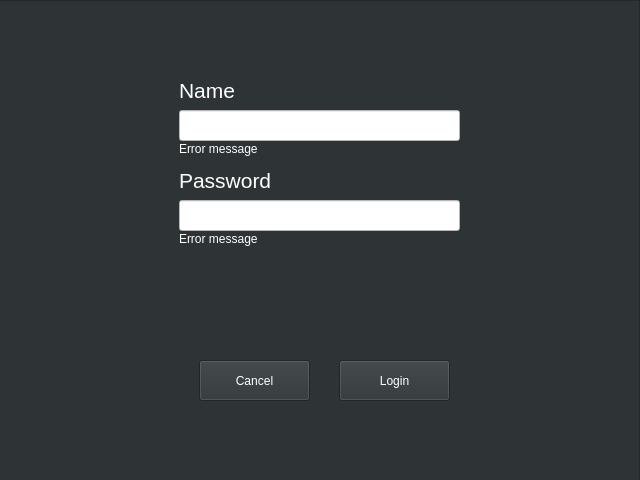
<?xml version="1.0" encoding="UTF-8"?>
<ui version="4.0">
 <class>MainWindow</class>
 <widget class="QMainWindow" name="MainWindow">
  <property name="geometry">
   <rect>
    <x>0</x>
    <y>0</y>
    <width>640</width>
    <height>480</height>
   </rect>
  </property>
  <property name="palette">
   <palette>
    <active>
     <colorrole role="WindowText">
      <brush brushstyle="SolidPattern">
       <color alpha="255">
        <red>255</red>
        <green>255</green>
        <blue>255</blue>
       </color>
      </brush>
     </colorrole>
     <colorrole role="Button">
      <brush brushstyle="SolidPattern">
       <color alpha="255">
        <red>46</red>
        <green>52</green>
        <blue>54</blue>
       </color>
      </brush>
     </colorrole>
     <colorrole role="Light">
      <brush brushstyle="SolidPattern">
       <color alpha="255">
        <red>69</red>
        <green>78</green>
        <blue>81</blue>
       </color>
      </brush>
     </colorrole>
     <colorrole role="Midlight">
      <brush brushstyle="SolidPattern">
       <color alpha="255">
        <red>57</red>
        <green>65</green>
        <blue>67</blue>
       </color>
      </brush>
     </colorrole>
     <colorrole role="Dark">
      <brush brushstyle="SolidPattern">
       <color alpha="255">
        <red>23</red>
        <green>26</green>
        <blue>27</blue>
       </color>
      </brush>
     </colorrole>
     <colorrole role="Mid">
      <brush brushstyle="SolidPattern">
       <color alpha="255">
        <red>31</red>
        <green>35</green>
        <blue>36</blue>
       </color>
      </brush>
     </colorrole>
     <colorrole role="Text">
      <brush brushstyle="SolidPattern">
       <color alpha="255">
        <red>255</red>
        <green>255</green>
        <blue>255</blue>
       </color>
      </brush>
     </colorrole>
     <colorrole role="BrightText">
      <brush brushstyle="SolidPattern">
       <color alpha="255">
        <red>255</red>
        <green>255</green>
        <blue>255</blue>
       </color>
      </brush>
     </colorrole>
     <colorrole role="ButtonText">
      <brush brushstyle="SolidPattern">
       <color alpha="255">
        <red>255</red>
        <green>255</green>
        <blue>255</blue>
       </color>
      </brush>
     </colorrole>
     <colorrole role="Base">
      <brush brushstyle="SolidPattern">
       <color alpha="255">
        <red>0</red>
        <green>0</green>
        <blue>0</blue>
       </color>
      </brush>
     </colorrole>
     <colorrole role="Window">
      <brush brushstyle="SolidPattern">
       <color alpha="255">
        <red>46</red>
        <green>52</green>
        <blue>54</blue>
       </color>
      </brush>
     </colorrole>
     <colorrole role="Shadow">
      <brush brushstyle="SolidPattern">
       <color alpha="255">
        <red>0</red>
        <green>0</green>
        <blue>0</blue>
       </color>
      </brush>
     </colorrole>
     <colorrole role="AlternateBase">
      <brush brushstyle="SolidPattern">
       <color alpha="255">
        <red>23</red>
        <green>26</green>
        <blue>27</blue>
       </color>
      </brush>
     </colorrole>
     <colorrole role="ToolTipBase">
      <brush brushstyle="SolidPattern">
       <color alpha="255">
        <red>255</red>
        <green>255</green>
        <blue>220</blue>
       </color>
      </brush>
     </colorrole>
     <colorrole role="ToolTipText">
      <brush brushstyle="SolidPattern">
       <color alpha="255">
        <red>0</red>
        <green>0</green>
        <blue>0</blue>
       </color>
      </brush>
     </colorrole>
     <colorrole role="PlaceholderText">
      <brush brushstyle="SolidPattern">
       <color alpha="128">
        <red>255</red>
        <green>255</green>
        <blue>255</blue>
       </color>
      </brush>
     </colorrole>
    </active>
    <inactive>
     <colorrole role="WindowText">
      <brush brushstyle="SolidPattern">
       <color alpha="255">
        <red>255</red>
        <green>255</green>
        <blue>255</blue>
       </color>
      </brush>
     </colorrole>
     <colorrole role="Button">
      <brush brushstyle="SolidPattern">
       <color alpha="255">
        <red>46</red>
        <green>52</green>
        <blue>54</blue>
       </color>
      </brush>
     </colorrole>
     <colorrole role="Light">
      <brush brushstyle="SolidPattern">
       <color alpha="255">
        <red>69</red>
        <green>78</green>
        <blue>81</blue>
       </color>
      </brush>
     </colorrole>
     <colorrole role="Midlight">
      <brush brushstyle="SolidPattern">
       <color alpha="255">
        <red>57</red>
        <green>65</green>
        <blue>67</blue>
       </color>
      </brush>
     </colorrole>
     <colorrole role="Dark">
      <brush brushstyle="SolidPattern">
       <color alpha="255">
        <red>23</red>
        <green>26</green>
        <blue>27</blue>
       </color>
      </brush>
     </colorrole>
     <colorrole role="Mid">
      <brush brushstyle="SolidPattern">
       <color alpha="255">
        <red>31</red>
        <green>35</green>
        <blue>36</blue>
       </color>
      </brush>
     </colorrole>
     <colorrole role="Text">
      <brush brushstyle="SolidPattern">
       <color alpha="255">
        <red>255</red>
        <green>255</green>
        <blue>255</blue>
       </color>
      </brush>
     </colorrole>
     <colorrole role="BrightText">
      <brush brushstyle="SolidPattern">
       <color alpha="255">
        <red>255</red>
        <green>255</green>
        <blue>255</blue>
       </color>
      </brush>
     </colorrole>
     <colorrole role="ButtonText">
      <brush brushstyle="SolidPattern">
       <color alpha="255">
        <red>255</red>
        <green>255</green>
        <blue>255</blue>
       </color>
      </brush>
     </colorrole>
     <colorrole role="Base">
      <brush brushstyle="SolidPattern">
       <color alpha="255">
        <red>0</red>
        <green>0</green>
        <blue>0</blue>
       </color>
      </brush>
     </colorrole>
     <colorrole role="Window">
      <brush brushstyle="SolidPattern">
       <color alpha="255">
        <red>46</red>
        <green>52</green>
        <blue>54</blue>
       </color>
      </brush>
     </colorrole>
     <colorrole role="Shadow">
      <brush brushstyle="SolidPattern">
       <color alpha="255">
        <red>0</red>
        <green>0</green>
        <blue>0</blue>
       </color>
      </brush>
     </colorrole>
     <colorrole role="AlternateBase">
      <brush brushstyle="SolidPattern">
       <color alpha="255">
        <red>23</red>
        <green>26</green>
        <blue>27</blue>
       </color>
      </brush>
     </colorrole>
     <colorrole role="ToolTipBase">
      <brush brushstyle="SolidPattern">
       <color alpha="255">
        <red>255</red>
        <green>255</green>
        <blue>220</blue>
       </color>
      </brush>
     </colorrole>
     <colorrole role="ToolTipText">
      <brush brushstyle="SolidPattern">
       <color alpha="255">
        <red>0</red>
        <green>0</green>
        <blue>0</blue>
       </color>
      </brush>
     </colorrole>
     <colorrole role="PlaceholderText">
      <brush brushstyle="SolidPattern">
       <color alpha="128">
        <red>255</red>
        <green>255</green>
        <blue>255</blue>
       </color>
      </brush>
     </colorrole>
    </inactive>
    <disabled>
     <colorrole role="WindowText">
      <brush brushstyle="SolidPattern">
       <color alpha="255">
        <red>23</red>
        <green>26</green>
        <blue>27</blue>
       </color>
      </brush>
     </colorrole>
     <colorrole role="Button">
      <brush brushstyle="SolidPattern">
       <color alpha="255">
        <red>46</red>
        <green>52</green>
        <blue>54</blue>
       </color>
      </brush>
     </colorrole>
     <colorrole role="Light">
      <brush brushstyle="SolidPattern">
       <color alpha="255">
        <red>69</red>
        <green>78</green>
        <blue>81</blue>
       </color>
      </brush>
     </colorrole>
     <colorrole role="Midlight">
      <brush brushstyle="SolidPattern">
       <color alpha="255">
        <red>57</red>
        <green>65</green>
        <blue>67</blue>
       </color>
      </brush>
     </colorrole>
     <colorrole role="Dark">
      <brush brushstyle="SolidPattern">
       <color alpha="255">
        <red>23</red>
        <green>26</green>
        <blue>27</blue>
       </color>
      </brush>
     </colorrole>
     <colorrole role="Mid">
      <brush brushstyle="SolidPattern">
       <color alpha="255">
        <red>31</red>
        <green>35</green>
        <blue>36</blue>
       </color>
      </brush>
     </colorrole>
     <colorrole role="Text">
      <brush brushstyle="SolidPattern">
       <color alpha="255">
        <red>23</red>
        <green>26</green>
        <blue>27</blue>
       </color>
      </brush>
     </colorrole>
     <colorrole role="BrightText">
      <brush brushstyle="SolidPattern">
       <color alpha="255">
        <red>255</red>
        <green>255</green>
        <blue>255</blue>
       </color>
      </brush>
     </colorrole>
     <colorrole role="ButtonText">
      <brush brushstyle="SolidPattern">
       <color alpha="255">
        <red>23</red>
        <green>26</green>
        <blue>27</blue>
       </color>
      </brush>
     </colorrole>
     <colorrole role="Base">
      <brush brushstyle="SolidPattern">
       <color alpha="255">
        <red>46</red>
        <green>52</green>
        <blue>54</blue>
       </color>
      </brush>
     </colorrole>
     <colorrole role="Window">
      <brush brushstyle="SolidPattern">
       <color alpha="255">
        <red>46</red>
        <green>52</green>
        <blue>54</blue>
       </color>
      </brush>
     </colorrole>
     <colorrole role="Shadow">
      <brush brushstyle="SolidPattern">
       <color alpha="255">
        <red>0</red>
        <green>0</green>
        <blue>0</blue>
       </color>
      </brush>
     </colorrole>
     <colorrole role="AlternateBase">
      <brush brushstyle="SolidPattern">
       <color alpha="255">
        <red>46</red>
        <green>52</green>
        <blue>54</blue>
       </color>
      </brush>
     </colorrole>
     <colorrole role="ToolTipBase">
      <brush brushstyle="SolidPattern">
       <color alpha="255">
        <red>255</red>
        <green>255</green>
        <blue>220</blue>
       </color>
      </brush>
     </colorrole>
     <colorrole role="ToolTipText">
      <brush brushstyle="SolidPattern">
       <color alpha="255">
        <red>0</red>
        <green>0</green>
        <blue>0</blue>
       </color>
      </brush>
     </colorrole>
     <colorrole role="PlaceholderText">
      <brush brushstyle="SolidPattern">
       <color alpha="128">
        <red>255</red>
        <green>255</green>
        <blue>255</blue>
       </color>
      </brush>
     </colorrole>
    </disabled>
   </palette>
  </property>
  <property name="windowTitle">
   <string>Login</string>
  </property>
  <widget class="QWidget" name="centralwidget">
   <widget class="QFrame" name="frame">
    <property name="geometry">
     <rect>
      <x>-1</x>
      <y>0</y>
      <width>641</width>
      <height>481</height>
     </rect>
    </property>
    <property name="frameShape">
     <enum>QFrame::StyledPanel</enum>
    </property>
    <property name="frameShadow">
     <enum>QFrame::Raised</enum>
    </property>
    <widget class="QLabel" name="label">
     <property name="geometry">
      <rect>
       <x>180</x>
       <y>80</y>
       <width>131</width>
       <height>21</height>
      </rect>
     </property>
     <property name="font">
      <font>
       <pointsize>16</pointsize>
      </font>
     </property>
     <property name="text">
      <string>Name</string>
     </property>
    </widget>
    <widget class="QLineEdit" name="lineEdit">
     <property name="geometry">
      <rect>
       <x>180</x>
       <y>110</y>
       <width>281</width>
       <height>31</height>
      </rect>
     </property>
     <property name="palette">
      <palette>
       <active>
        <colorrole role="WindowText">
         <brush brushstyle="SolidPattern">
          <color alpha="255">
           <red>0</red>
           <green>0</green>
           <blue>0</blue>
          </color>
         </brush>
        </colorrole>
        <colorrole role="Button">
         <brush brushstyle="SolidPattern">
          <color alpha="255">
           <red>255</red>
           <green>255</green>
           <blue>255</blue>
          </color>
         </brush>
        </colorrole>
        <colorrole role="Light">
         <brush brushstyle="SolidPattern">
          <color alpha="255">
           <red>255</red>
           <green>255</green>
           <blue>255</blue>
          </color>
         </brush>
        </colorrole>
        <colorrole role="Midlight">
         <brush brushstyle="SolidPattern">
          <color alpha="255">
           <red>255</red>
           <green>255</green>
           <blue>255</blue>
          </color>
         </brush>
        </colorrole>
        <colorrole role="Dark">
         <brush brushstyle="SolidPattern">
          <color alpha="255">
           <red>127</red>
           <green>127</green>
           <blue>127</blue>
          </color>
         </brush>
        </colorrole>
        <colorrole role="Mid">
         <brush brushstyle="SolidPattern">
          <color alpha="255">
           <red>170</red>
           <green>170</green>
           <blue>170</blue>
          </color>
         </brush>
        </colorrole>
        <colorrole role="Text">
         <brush brushstyle="SolidPattern">
          <color alpha="255">
           <red>0</red>
           <green>0</green>
           <blue>0</blue>
          </color>
         </brush>
        </colorrole>
        <colorrole role="BrightText">
         <brush brushstyle="SolidPattern">
          <color alpha="255">
           <red>255</red>
           <green>255</green>
           <blue>255</blue>
          </color>
         </brush>
        </colorrole>
        <colorrole role="ButtonText">
         <brush brushstyle="SolidPattern">
          <color alpha="255">
           <red>0</red>
           <green>0</green>
           <blue>0</blue>
          </color>
         </brush>
        </colorrole>
        <colorrole role="Base">
         <brush brushstyle="SolidPattern">
          <color alpha="255">
           <red>255</red>
           <green>255</green>
           <blue>255</blue>
          </color>
         </brush>
        </colorrole>
        <colorrole role="Window">
         <brush brushstyle="SolidPattern">
          <color alpha="255">
           <red>255</red>
           <green>255</green>
           <blue>255</blue>
          </color>
         </brush>
        </colorrole>
        <colorrole role="Shadow">
         <brush brushstyle="SolidPattern">
          <color alpha="255">
           <red>0</red>
           <green>0</green>
           <blue>0</blue>
          </color>
         </brush>
        </colorrole>
        <colorrole role="AlternateBase">
         <brush brushstyle="SolidPattern">
          <color alpha="255">
           <red>255</red>
           <green>255</green>
           <blue>255</blue>
          </color>
         </brush>
        </colorrole>
        <colorrole role="ToolTipBase">
         <brush brushstyle="SolidPattern">
          <color alpha="255">
           <red>255</red>
           <green>255</green>
           <blue>220</blue>
          </color>
         </brush>
        </colorrole>
        <colorrole role="ToolTipText">
         <brush brushstyle="SolidPattern">
          <color alpha="255">
           <red>0</red>
           <green>0</green>
           <blue>0</blue>
          </color>
         </brush>
        </colorrole>
        <colorrole role="PlaceholderText">
         <brush brushstyle="SolidPattern">
          <color alpha="128">
           <red>0</red>
           <green>0</green>
           <blue>0</blue>
          </color>
         </brush>
        </colorrole>
       </active>
       <inactive>
        <colorrole role="WindowText">
         <brush brushstyle="SolidPattern">
          <color alpha="255">
           <red>0</red>
           <green>0</green>
           <blue>0</blue>
          </color>
         </brush>
        </colorrole>
        <colorrole role="Button">
         <brush brushstyle="SolidPattern">
          <color alpha="255">
           <red>255</red>
           <green>255</green>
           <blue>255</blue>
          </color>
         </brush>
        </colorrole>
        <colorrole role="Light">
         <brush brushstyle="SolidPattern">
          <color alpha="255">
           <red>255</red>
           <green>255</green>
           <blue>255</blue>
          </color>
         </brush>
        </colorrole>
        <colorrole role="Midlight">
         <brush brushstyle="SolidPattern">
          <color alpha="255">
           <red>255</red>
           <green>255</green>
           <blue>255</blue>
          </color>
         </brush>
        </colorrole>
        <colorrole role="Dark">
         <brush brushstyle="SolidPattern">
          <color alpha="255">
           <red>127</red>
           <green>127</green>
           <blue>127</blue>
          </color>
         </brush>
        </colorrole>
        <colorrole role="Mid">
         <brush brushstyle="SolidPattern">
          <color alpha="255">
           <red>170</red>
           <green>170</green>
           <blue>170</blue>
          </color>
         </brush>
        </colorrole>
        <colorrole role="Text">
         <brush brushstyle="SolidPattern">
          <color alpha="255">
           <red>0</red>
           <green>0</green>
           <blue>0</blue>
          </color>
         </brush>
        </colorrole>
        <colorrole role="BrightText">
         <brush brushstyle="SolidPattern">
          <color alpha="255">
           <red>255</red>
           <green>255</green>
           <blue>255</blue>
          </color>
         </brush>
        </colorrole>
        <colorrole role="ButtonText">
         <brush brushstyle="SolidPattern">
          <color alpha="255">
           <red>0</red>
           <green>0</green>
           <blue>0</blue>
          </color>
         </brush>
        </colorrole>
        <colorrole role="Base">
         <brush brushstyle="SolidPattern">
          <color alpha="255">
           <red>255</red>
           <green>255</green>
           <blue>255</blue>
          </color>
         </brush>
        </colorrole>
        <colorrole role="Window">
         <brush brushstyle="SolidPattern">
          <color alpha="255">
           <red>255</red>
           <green>255</green>
           <blue>255</blue>
          </color>
         </brush>
        </colorrole>
        <colorrole role="Shadow">
         <brush brushstyle="SolidPattern">
          <color alpha="255">
           <red>0</red>
           <green>0</green>
           <blue>0</blue>
          </color>
         </brush>
        </colorrole>
        <colorrole role="AlternateBase">
         <brush brushstyle="SolidPattern">
          <color alpha="255">
           <red>255</red>
           <green>255</green>
           <blue>255</blue>
          </color>
         </brush>
        </colorrole>
        <colorrole role="ToolTipBase">
         <brush brushstyle="SolidPattern">
          <color alpha="255">
           <red>255</red>
           <green>255</green>
           <blue>220</blue>
          </color>
         </brush>
        </colorrole>
        <colorrole role="ToolTipText">
         <brush brushstyle="SolidPattern">
          <color alpha="255">
           <red>0</red>
           <green>0</green>
           <blue>0</blue>
          </color>
         </brush>
        </colorrole>
        <colorrole role="PlaceholderText">
         <brush brushstyle="SolidPattern">
          <color alpha="128">
           <red>0</red>
           <green>0</green>
           <blue>0</blue>
          </color>
         </brush>
        </colorrole>
       </inactive>
       <disabled>
        <colorrole role="WindowText">
         <brush brushstyle="SolidPattern">
          <color alpha="255">
           <red>127</red>
           <green>127</green>
           <blue>127</blue>
          </color>
         </brush>
        </colorrole>
        <colorrole role="Button">
         <brush brushstyle="SolidPattern">
          <color alpha="255">
           <red>255</red>
           <green>255</green>
           <blue>255</blue>
          </color>
         </brush>
        </colorrole>
        <colorrole role="Light">
         <brush brushstyle="SolidPattern">
          <color alpha="255">
           <red>255</red>
           <green>255</green>
           <blue>255</blue>
          </color>
         </brush>
        </colorrole>
        <colorrole role="Midlight">
         <brush brushstyle="SolidPattern">
          <color alpha="255">
           <red>255</red>
           <green>255</green>
           <blue>255</blue>
          </color>
         </brush>
        </colorrole>
        <colorrole role="Dark">
         <brush brushstyle="SolidPattern">
          <color alpha="255">
           <red>127</red>
           <green>127</green>
           <blue>127</blue>
          </color>
         </brush>
        </colorrole>
        <colorrole role="Mid">
         <brush brushstyle="SolidPattern">
          <color alpha="255">
           <red>170</red>
           <green>170</green>
           <blue>170</blue>
          </color>
         </brush>
        </colorrole>
        <colorrole role="Text">
         <brush brushstyle="SolidPattern">
          <color alpha="255">
           <red>127</red>
           <green>127</green>
           <blue>127</blue>
          </color>
         </brush>
        </colorrole>
        <colorrole role="BrightText">
         <brush brushstyle="SolidPattern">
          <color alpha="255">
           <red>255</red>
           <green>255</green>
           <blue>255</blue>
          </color>
         </brush>
        </colorrole>
        <colorrole role="ButtonText">
         <brush brushstyle="SolidPattern">
          <color alpha="255">
           <red>127</red>
           <green>127</green>
           <blue>127</blue>
          </color>
         </brush>
        </colorrole>
        <colorrole role="Base">
         <brush brushstyle="SolidPattern">
          <color alpha="255">
           <red>255</red>
           <green>255</green>
           <blue>255</blue>
          </color>
         </brush>
        </colorrole>
        <colorrole role="Window">
         <brush brushstyle="SolidPattern">
          <color alpha="255">
           <red>255</red>
           <green>255</green>
           <blue>255</blue>
          </color>
         </brush>
        </colorrole>
        <colorrole role="Shadow">
         <brush brushstyle="SolidPattern">
          <color alpha="255">
           <red>0</red>
           <green>0</green>
           <blue>0</blue>
          </color>
         </brush>
        </colorrole>
        <colorrole role="AlternateBase">
         <brush brushstyle="SolidPattern">
          <color alpha="255">
           <red>255</red>
           <green>255</green>
           <blue>255</blue>
          </color>
         </brush>
        </colorrole>
        <colorrole role="ToolTipBase">
         <brush brushstyle="SolidPattern">
          <color alpha="255">
           <red>255</red>
           <green>255</green>
           <blue>220</blue>
          </color>
         </brush>
        </colorrole>
        <colorrole role="ToolTipText">
         <brush brushstyle="SolidPattern">
          <color alpha="255">
           <red>0</red>
           <green>0</green>
           <blue>0</blue>
          </color>
         </brush>
        </colorrole>
        <colorrole role="PlaceholderText">
         <brush brushstyle="SolidPattern">
          <color alpha="128">
           <red>0</red>
           <green>0</green>
           <blue>0</blue>
          </color>
         </brush>
        </colorrole>
       </disabled>
      </palette>
     </property>
    </widget>
    <widget class="QLineEdit" name="lineEdit_2">
     <property name="geometry">
      <rect>
       <x>180</x>
       <y>200</y>
       <width>281</width>
       <height>31</height>
      </rect>
     </property>
     <property name="palette">
      <palette>
       <active>
        <colorrole role="WindowText">
         <brush brushstyle="SolidPattern">
          <color alpha="255">
           <red>0</red>
           <green>0</green>
           <blue>0</blue>
          </color>
         </brush>
        </colorrole>
        <colorrole role="Button">
         <brush brushstyle="SolidPattern">
          <color alpha="255">
           <red>255</red>
           <green>255</green>
           <blue>255</blue>
          </color>
         </brush>
        </colorrole>
        <colorrole role="Light">
         <brush brushstyle="SolidPattern">
          <color alpha="255">
           <red>255</red>
           <green>255</green>
           <blue>255</blue>
          </color>
         </brush>
        </colorrole>
        <colorrole role="Midlight">
         <brush brushstyle="SolidPattern">
          <color alpha="255">
           <red>255</red>
           <green>255</green>
           <blue>255</blue>
          </color>
         </brush>
        </colorrole>
        <colorrole role="Dark">
         <brush brushstyle="SolidPattern">
          <color alpha="255">
           <red>127</red>
           <green>127</green>
           <blue>127</blue>
          </color>
         </brush>
        </colorrole>
        <colorrole role="Mid">
         <brush brushstyle="SolidPattern">
          <color alpha="255">
           <red>170</red>
           <green>170</green>
           <blue>170</blue>
          </color>
         </brush>
        </colorrole>
        <colorrole role="Text">
         <brush brushstyle="SolidPattern">
          <color alpha="255">
           <red>0</red>
           <green>0</green>
           <blue>0</blue>
          </color>
         </brush>
        </colorrole>
        <colorrole role="BrightText">
         <brush brushstyle="SolidPattern">
          <color alpha="255">
           <red>255</red>
           <green>255</green>
           <blue>255</blue>
          </color>
         </brush>
        </colorrole>
        <colorrole role="ButtonText">
         <brush brushstyle="SolidPattern">
          <color alpha="255">
           <red>0</red>
           <green>0</green>
           <blue>0</blue>
          </color>
         </brush>
        </colorrole>
        <colorrole role="Base">
         <brush brushstyle="SolidPattern">
          <color alpha="255">
           <red>255</red>
           <green>255</green>
           <blue>255</blue>
          </color>
         </brush>
        </colorrole>
        <colorrole role="Window">
         <brush brushstyle="SolidPattern">
          <color alpha="255">
           <red>255</red>
           <green>255</green>
           <blue>255</blue>
          </color>
         </brush>
        </colorrole>
        <colorrole role="Shadow">
         <brush brushstyle="SolidPattern">
          <color alpha="255">
           <red>0</red>
           <green>0</green>
           <blue>0</blue>
          </color>
         </brush>
        </colorrole>
        <colorrole role="AlternateBase">
         <brush brushstyle="SolidPattern">
          <color alpha="255">
           <red>255</red>
           <green>255</green>
           <blue>255</blue>
          </color>
         </brush>
        </colorrole>
        <colorrole role="ToolTipBase">
         <brush brushstyle="SolidPattern">
          <color alpha="255">
           <red>255</red>
           <green>255</green>
           <blue>220</blue>
          </color>
         </brush>
        </colorrole>
        <colorrole role="ToolTipText">
         <brush brushstyle="SolidPattern">
          <color alpha="255">
           <red>0</red>
           <green>0</green>
           <blue>0</blue>
          </color>
         </brush>
        </colorrole>
        <colorrole role="PlaceholderText">
         <brush brushstyle="SolidPattern">
          <color alpha="128">
           <red>0</red>
           <green>0</green>
           <blue>0</blue>
          </color>
         </brush>
        </colorrole>
       </active>
       <inactive>
        <colorrole role="WindowText">
         <brush brushstyle="SolidPattern">
          <color alpha="255">
           <red>0</red>
           <green>0</green>
           <blue>0</blue>
          </color>
         </brush>
        </colorrole>
        <colorrole role="Button">
         <brush brushstyle="SolidPattern">
          <color alpha="255">
           <red>255</red>
           <green>255</green>
           <blue>255</blue>
          </color>
         </brush>
        </colorrole>
        <colorrole role="Light">
         <brush brushstyle="SolidPattern">
          <color alpha="255">
           <red>255</red>
           <green>255</green>
           <blue>255</blue>
          </color>
         </brush>
        </colorrole>
        <colorrole role="Midlight">
         <brush brushstyle="SolidPattern">
          <color alpha="255">
           <red>255</red>
           <green>255</green>
           <blue>255</blue>
          </color>
         </brush>
        </colorrole>
        <colorrole role="Dark">
         <brush brushstyle="SolidPattern">
          <color alpha="255">
           <red>127</red>
           <green>127</green>
           <blue>127</blue>
          </color>
         </brush>
        </colorrole>
        <colorrole role="Mid">
         <brush brushstyle="SolidPattern">
          <color alpha="255">
           <red>170</red>
           <green>170</green>
           <blue>170</blue>
          </color>
         </brush>
        </colorrole>
        <colorrole role="Text">
         <brush brushstyle="SolidPattern">
          <color alpha="255">
           <red>0</red>
           <green>0</green>
           <blue>0</blue>
          </color>
         </brush>
        </colorrole>
        <colorrole role="BrightText">
         <brush brushstyle="SolidPattern">
          <color alpha="255">
           <red>255</red>
           <green>255</green>
           <blue>255</blue>
          </color>
         </brush>
        </colorrole>
        <colorrole role="ButtonText">
         <brush brushstyle="SolidPattern">
          <color alpha="255">
           <red>0</red>
           <green>0</green>
           <blue>0</blue>
          </color>
         </brush>
        </colorrole>
        <colorrole role="Base">
         <brush brushstyle="SolidPattern">
          <color alpha="255">
           <red>255</red>
           <green>255</green>
           <blue>255</blue>
          </color>
         </brush>
        </colorrole>
        <colorrole role="Window">
         <brush brushstyle="SolidPattern">
          <color alpha="255">
           <red>255</red>
           <green>255</green>
           <blue>255</blue>
          </color>
         </brush>
        </colorrole>
        <colorrole role="Shadow">
         <brush brushstyle="SolidPattern">
          <color alpha="255">
           <red>0</red>
           <green>0</green>
           <blue>0</blue>
          </color>
         </brush>
        </colorrole>
        <colorrole role="AlternateBase">
         <brush brushstyle="SolidPattern">
          <color alpha="255">
           <red>255</red>
           <green>255</green>
           <blue>255</blue>
          </color>
         </brush>
        </colorrole>
        <colorrole role="ToolTipBase">
         <brush brushstyle="SolidPattern">
          <color alpha="255">
           <red>255</red>
           <green>255</green>
           <blue>220</blue>
          </color>
         </brush>
        </colorrole>
        <colorrole role="ToolTipText">
         <brush brushstyle="SolidPattern">
          <color alpha="255">
           <red>0</red>
           <green>0</green>
           <blue>0</blue>
          </color>
         </brush>
        </colorrole>
        <colorrole role="PlaceholderText">
         <brush brushstyle="SolidPattern">
          <color alpha="128">
           <red>0</red>
           <green>0</green>
           <blue>0</blue>
          </color>
         </brush>
        </colorrole>
       </inactive>
       <disabled>
        <colorrole role="WindowText">
         <brush brushstyle="SolidPattern">
          <color alpha="255">
           <red>127</red>
           <green>127</green>
           <blue>127</blue>
          </color>
         </brush>
        </colorrole>
        <colorrole role="Button">
         <brush brushstyle="SolidPattern">
          <color alpha="255">
           <red>255</red>
           <green>255</green>
           <blue>255</blue>
          </color>
         </brush>
        </colorrole>
        <colorrole role="Light">
         <brush brushstyle="SolidPattern">
          <color alpha="255">
           <red>255</red>
           <green>255</green>
           <blue>255</blue>
          </color>
         </brush>
        </colorrole>
        <colorrole role="Midlight">
         <brush brushstyle="SolidPattern">
          <color alpha="255">
           <red>255</red>
           <green>255</green>
           <blue>255</blue>
          </color>
         </brush>
        </colorrole>
        <colorrole role="Dark">
         <brush brushstyle="SolidPattern">
          <color alpha="255">
           <red>127</red>
           <green>127</green>
           <blue>127</blue>
          </color>
         </brush>
        </colorrole>
        <colorrole role="Mid">
         <brush brushstyle="SolidPattern">
          <color alpha="255">
           <red>170</red>
           <green>170</green>
           <blue>170</blue>
          </color>
         </brush>
        </colorrole>
        <colorrole role="Text">
         <brush brushstyle="SolidPattern">
          <color alpha="255">
           <red>127</red>
           <green>127</green>
           <blue>127</blue>
          </color>
         </brush>
        </colorrole>
        <colorrole role="BrightText">
         <brush brushstyle="SolidPattern">
          <color alpha="255">
           <red>255</red>
           <green>255</green>
           <blue>255</blue>
          </color>
         </brush>
        </colorrole>
        <colorrole role="ButtonText">
         <brush brushstyle="SolidPattern">
          <color alpha="255">
           <red>127</red>
           <green>127</green>
           <blue>127</blue>
          </color>
         </brush>
        </colorrole>
        <colorrole role="Base">
         <brush brushstyle="SolidPattern">
          <color alpha="255">
           <red>255</red>
           <green>255</green>
           <blue>255</blue>
          </color>
         </brush>
        </colorrole>
        <colorrole role="Window">
         <brush brushstyle="SolidPattern">
          <color alpha="255">
           <red>255</red>
           <green>255</green>
           <blue>255</blue>
          </color>
         </brush>
        </colorrole>
        <colorrole role="Shadow">
         <brush brushstyle="SolidPattern">
          <color alpha="255">
           <red>0</red>
           <green>0</green>
           <blue>0</blue>
          </color>
         </brush>
        </colorrole>
        <colorrole role="AlternateBase">
         <brush brushstyle="SolidPattern">
          <color alpha="255">
           <red>255</red>
           <green>255</green>
           <blue>255</blue>
          </color>
         </brush>
        </colorrole>
        <colorrole role="ToolTipBase">
         <brush brushstyle="SolidPattern">
          <color alpha="255">
           <red>255</red>
           <green>255</green>
           <blue>220</blue>
          </color>
         </brush>
        </colorrole>
        <colorrole role="ToolTipText">
         <brush brushstyle="SolidPattern">
          <color alpha="255">
           <red>0</red>
           <green>0</green>
           <blue>0</blue>
          </color>
         </brush>
        </colorrole>
        <colorrole role="PlaceholderText">
         <brush brushstyle="SolidPattern">
          <color alpha="128">
           <red>0</red>
           <green>0</green>
           <blue>0</blue>
          </color>
         </brush>
        </colorrole>
       </disabled>
      </palette>
     </property>
     <property name="inputMethodHints">
      <set>Qt::ImhNone</set>
     </property>
    </widget>
    <widget class="QLabel" name="label_2">
     <property name="geometry">
      <rect>
       <x>180</x>
       <y>170</y>
       <width>131</width>
       <height>21</height>
      </rect>
     </property>
     <property name="font">
      <font>
       <pointsize>16</pointsize>
      </font>
     </property>
     <property name="text">
      <string>Password</string>
     </property>
    </widget>
    <widget class="QLabel" name="label_3">
     <property name="geometry">
      <rect>
       <x>180</x>
       <y>140</y>
       <width>281</width>
       <height>17</height>
      </rect>
     </property>
     <property name="text">
      <string>Error message</string>
     </property>
    </widget>
    <widget class="QLabel" name="label_4">
     <property name="geometry">
      <rect>
       <x>180</x>
       <y>230</y>
       <width>281</width>
       <height>17</height>
      </rect>
     </property>
     <property name="text">
      <string>Error message</string>
     </property>
    </widget>
    <widget class="QPushButton" name="pushButton">
     <property name="geometry">
      <rect>
       <x>340</x>
       <y>360</y>
       <width>111</width>
       <height>41</height>
      </rect>
     </property>
     <property name="cursor">
      <cursorShape>PointingHandCursor</cursorShape>
     </property>
     <property name="text">
      <string>Login</string>
     </property>
    </widget>
    <widget class="QPushButton" name="pushButton_2">
     <property name="geometry">
      <rect>
       <x>200</x>
       <y>360</y>
       <width>111</width>
       <height>41</height>
      </rect>
     </property>
     <property name="cursor">
      <cursorShape>PointingHandCursor</cursorShape>
     </property>
     <property name="text">
      <string>Cancel</string>
     </property>
    </widget>
   </widget>
  </widget>
 </widget>
 <resources/>
 <connections/>
</ui>
